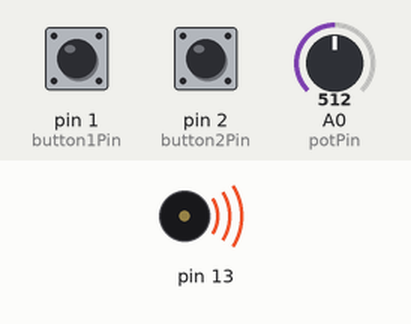
Recording of a sketch running on a simulated Arduino Uno, built with avr-gcc and run on an emulated ATmega328P. Parts: buzzer (waves = sounding). The test bench sets the inputs (shaded band); at power-on: A0 (potPin) = 512, pin 1 (button1Pin) HIGH, pin 2 (button2Pin) HIGH.

Above: at 1.2 s.
1.3 s: A0 (potPin) set to 0
At 2.5 s:
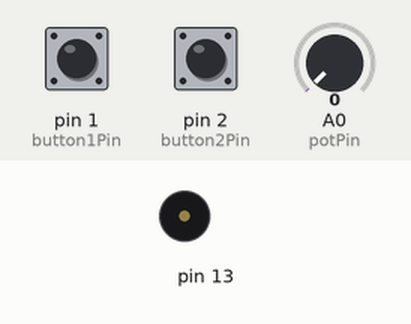
2.8 s: A0 (potPin) set to 122
At 3.9 s:
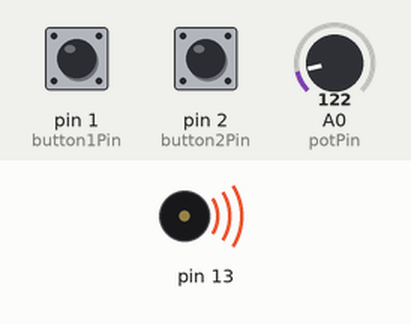
Timing chart, 0 to 5.8 s (numbered marks = the images above; inputs shaded):
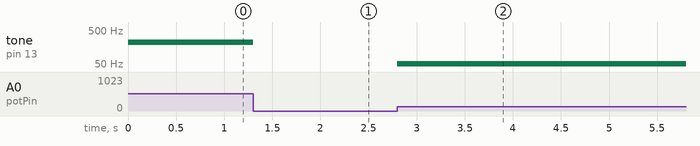

The sketch:

Piano.ino
```cpp
const int button1Pin=1;
const int button2Pin=2;
const int potPin=A0;


void setup()
{
  pinMode(potPin,INPUT);
  pinMode(button1Pin,INPUT);
  pinMode(button2Pin,INPUT);
}

void loop()
{
  while (digitalRead(button1Pin)==1 && digitalRead(button2Pin)==0)
  {
    tone(13,analogRead(potPin)/3);             //Fréquence fondamentale
  }
  while (digitalRead(button2Pin)==1 && digitalRead(button1Pin)==0)
  {
    tone(13,1.122462*analogRead(potPin)/3);    //On monte de 1 ton en multipliant par (2^(-12))^2 (2 fois un demi ton)
  }
  while (digitalRead(button1Pin)==1 && digitalRead(button2Pin)==1)
  {
    tone(13,1.259921*analogRead(potPin)/3);    //On monte de 2 tons en multipliant par (2^(-12))^4 (4 fois un demi ton)
  }
  delay(10);
  noTone(13);
}
```

Measured:
- after the input at 1.3 s, tone on pin 13: 215 Hz → silent at once
- after the input at 2.8 s, tone on pin 13: silent → 51 Hz at once
